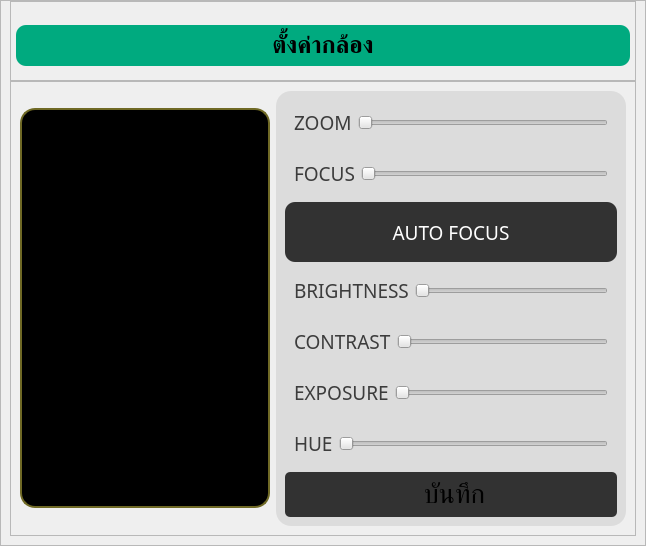
         <widget class="QWidget" name="weighing_settings_page">
          <layout class="QVBoxLayout" name="verticalLayout_11">
           <property name="spacing">
            <number>0</number>
           </property>
           <property name="leftMargin">
            <number>0</number>
           </property>
           <property name="topMargin">
            <number>0</number>
           </property>
           <property name="rightMargin">
            <number>0</number>
           </property>
           <property name="bottomMargin">
            <number>0</number>
           </property>
           <item>
            <widget class="QFrame" name="frame">
             <property name="frameShape">
              <enum>QFrame::Shape::StyledPanel</enum>
             </property>
             <property name="frameShadow">
              <enum>QFrame::Shadow::Raised</enum>
             </property>
             <layout class="QVBoxLayout" name="verticalLayout_37">
              <property name="spacing">
               <number>0</number>
              </property>
              <property name="topMargin">
               <number>0</number>
              </property>
              <item>
               <widget class="QFrame" name="frame_11">
                <property name="minimumSize">
                 <size>
                  <width>0</width>
                  <height>80</height>
                 </size>
                </property>
                <property name="maximumSize">
                 <size>
                  <width>16777215</width>
                  <height>80</height>
                 </size>
                </property>
                <property name="frameShape">
                 <enum>QFrame::Shape::StyledPanel</enum>
                </property>
                <property name="frameShadow">
                 <enum>QFrame::Shadow::Raised</enum>
                </property>
                <layout class="QHBoxLayout" name="horizontalLayout_57">
                 <property name="spacing">
                  <number>10</number>
                 </property>
                 <property name="leftMargin">
                  <number>5</number>
                 </property>
                 <property name="topMargin">
                  <number>10</number>
                 </property>
                 <property name="rightMargin">
                  <number>5</number>
                 </property>
                 <property name="bottomMargin">
                  <number>0</number>
                 </property>
                 <item>
                  <widget class="QPushButton" name="update_settings">
                   <property name="maximumSize">
                    <size>
                     <width>16777215</width>
                     <height>16777215</height>
                    </size>
                   </property>
                   <property name="font">
                    <font>
                     <family>Kanit</family>
                     <pointsize>18</pointsize>
                     <bold>true</bold>
                    </font>
                   </property>
                   <property name="styleSheet">
                    <string notr="true">background-color: rgb(0, 170, 127);
border-radius: 10px;
padding-top: 8px;
padding-bottom: 8px;</string>
                   </property>
                   <property name="text">
                    <string>ตั้งค่ากล้อง</string>
                   </property>
                  </widget>
                 </item>
                </layout>
               </widget>
              </item>
              <item>
               <widget class="QFrame" name="weighingSettings_Frame">
                <property name="styleSheet">
                 <string notr="true">QLabel {
	color: rgb(60, 60, 60);
	border: none;
	margin: 0;
}</string>
                </property>
                <property name="frameShape">
                 <enum>QFrame::Shape::StyledPanel</enum>
                </property>
                <property name="frameShadow">
                 <enum>QFrame::Shadow::Raised</enum>
                </property>
                <layout class="QHBoxLayout" name="horizontalLayout_14">
                 <item>
                  <widget class="QLabel" name="webcam_setting_monitor">
                   <property name="minimumSize">
                    <size>
                     <width>250</width>
                     <height>250</height>
                    </size>
                   </property>
                   <property name="maximumSize">
                    <size>
                     <width>16777215</width>
                     <height>400</height>
                    </size>
                   </property>
                   <property name="styleSheet">
                    <string notr="true">QLabel {
	border: solid;
	border-width: 2px;
	border-color: rgb(111, 105, 37);
	border-radius: 15px;
	padding: 10px;
	background-color: rgb(0, 0, 0);
}
</string>
                   </property>
                   <property name="text">
                    <string/>
                   </property>
                   <property name="pixmap">
                    <pixmap resource="resource.qrc">:/assets/icon/picture_default.png</pixmap>
                   </property>
                   <property name="scaledContents">
                    <bool>true</bool>
                   </property>
                  </widget>
                 </item>
                 <item>
                  <widget class="QWidget" name="detection_widget_2" native="true">
                   <property name="minimumSize">
                    <size>
                     <width>350</width>
                     <height>0</height>
                    </size>
                   </property>
                   <property name="maximumSize">
                    <size>
                     <width>400</width>
                     <height>16777215</height>
                    </size>
                   </property>
                   <property name="styleSheet">
                    <string notr="true">QWidget {
	background-color: rgb(220, 220, 220);
	border-radius: 15px;
}</string>
                   </property>
                   <layout class="QVBoxLayout" name="verticalLayout_10">
                    <item>
                     <widget class="QWidget" name="widget_5" native="true">
                      <layout class="QHBoxLayout" name="horizontalLayout_17">
                       <item>
                        <widget class="QLabel" name="cameraZoomLabel">
                         <property name="font">
                          <font>
                           <family>Kanit</family>
                           <pointsize>14</pointsize>
                          </font>
                         </property>
                         <property name="text">
                          <string>ZOOM</string>
                         </property>
                        </widget>
                       </item>
                       <item>
                        <widget class="QSlider" name="cameraZoom">
                         <property name="minimum">
                          <number>100</number>
                         </property>
                         <property name="maximum">
                          <number>500</number>
                         </property>
                         <property name="orientation">
                          <enum>Qt::Orientation::Horizontal</enum>
                         </property>
                        </widget>
                       </item>
                      </layout>
                     </widget>
                    </item>
                    <item>
                     <widget class="QWidget" name="widget_4" native="true">
                      <layout class="QHBoxLayout" name="horizontalLayout_16">
                       <item>
                        <widget class="QLabel" name="cameraFocusLabel">
                         <property name="font">
                          <font>
                           <family>Kanit</family>
                           <pointsize>14</pointsize>
                          </font>
                         </property>
                         <property name="text">
                          <string>FOCUS</string>
                         </property>
                        </widget>
                       </item>
                       <item>
                        <widget class="QSlider" name="cameraFocus">
                         <property name="minimum">
                          <number>0</number>
                         </property>
                         <property name="maximum">
                          <number>255</number>
                         </property>
                         <property name="orientation">
                          <enum>Qt::Orientation::Horizontal</enum>
                         </property>
                        </widget>
                       </item>
                      </layout>
                     </widget>
                    </item>
                    <item>
                     <widget class="QPushButton" name="cameraAutoFocus">
                      <property name="font">
                       <font>
                        <family>Kanit</family>
                        <pointsize>14</pointsize>
                       </font>
                      </property>
                      <property name="styleSheet">
                       <string notr="true">QPushButton {
	background-color: rgb(50, 50, 50);
	color: white;
	text-align: center;
	height: 30px;
	border: none;
	border-radius: 10px;
	padding: 15px;
}

QPushButton:checked {
	background-color: rgb(100, 100, 100);
	color: rgb(161, 161, 161);
}</string>
                      </property>
                      <property name="text">
                       <string>AUTO FOCUS</string>
                      </property>
                      <property name="checkable">
                       <bool>true</bool>
                      </property>
                      <property name="checked">
                       <bool>false</bool>
                      </property>
                     </widget>
                    </item>
                    <item>
                     <widget class="QWidget" name="widget_7" native="true">
                      <layout class="QHBoxLayout" name="horizontalLayout_19">
                       <item>
                        <widget class="QLabel" name="cameraBrightnessLabel">
                         <property name="font">
                          <font>
                           <family>Kanit</family>
                           <pointsize>14</pointsize>
                          </font>
                         </property>
                         <property name="text">
                          <string>BRIGHTNESS</string>
                         </property>
                        </widget>
                       </item>
                       <item>
                        <widget class="QSlider" name="cameraBrightness">
                         <property name="maximum">
                          <number>255</number>
                         </property>
                         <property name="orientation">
                          <enum>Qt::Orientation::Horizontal</enum>
                         </property>
                        </widget>
                       </item>
                      </layout>
                     </widget>
                    </item>
                    <item>
                     <widget class="QWidget" name="widget_8" native="true">
                      <layout class="QHBoxLayout" name="horizontalLayout_20">
                       <item>
                        <widget class="QLabel" name="cameraContrastLabel">
                         <property name="font">
                          <font>
                           <family>Kanit</family>
                           <pointsize>14</pointsize>
                          </font>
                         </property>
                         <property name="text">
                          <string>CONTRAST</string>
                         </property>
                        </widget>
                       </item>
                       <item>
                        <widget class="QSlider" name="cameraContrast">
                         <property name="maximum">
                          <number>255</number>
                         </property>
                         <property name="orientation">
                          <enum>Qt::Orientation::Horizontal</enum>
                         </property>
                        </widget>
                       </item>
                      </layout>
                     </widget>
                    </item>
                    <item>
                     <widget class="QWidget" name="widget_9" native="true">
                      <layout class="QHBoxLayout" name="horizontalLayout_21">
                       <item>
                        <widget class="QLabel" name="cameraExposureLabel">
                         <property name="font">
                          <font>
                           <family>Kanit</family>
                           <pointsize>14</pointsize>
                          </font>
                         </property>
                         <property name="text">
                          <string>EXPOSURE</string>
                         </property>
                        </widget>
                       </item>
                       <item>
                        <widget class="QSlider" name="cameraExposure">
                         <property name="maximum">
                          <number>255</number>
                         </property>
                         <property name="orientation">
                          <enum>Qt::Orientation::Horizontal</enum>
                         </property>
                        </widget>
                       </item>
                      </layout>
                     </widget>
                    </item>
                    <item>
                     <widget class="QWidget" name="widget_10" native="true">
                      <layout class="QHBoxLayout" name="horizontalLayout_22">
                       <item>
                        <widget class="QLabel" name="cameraHueLabel">
                         <property name="font">
                          <font>
                           <family>Kanit</family>
                           <pointsize>14</pointsize>
                          </font>
                         </property>
                         <property name="text">
                          <string>HUE</string>
                         </property>
                        </widget>
                       </item>
                       <item>
                        <widget class="QSlider" name="cameraHue">
                         <property name="maximum">
                          <number>255</number>
                         </property>
                         <property name="orientation">
                          <enum>Qt::Orientation::Horizontal</enum>
                         </property>
                        </widget>
                       </item>
                      </layout>
                     </widget>
                    </item>
                    <item>
                     <widget class="QPushButton" name="capture_test_2">
                      <property name="minimumSize">
                       <size>
                        <width>0</width>
                        <height>45</height>
                       </size>
                      </property>
                      <property name="font">
                       <font>
                        <family>Kanit</family>
                        <pointsize>20</pointsize>
                        <italic>false</italic>
                        <fontweight>Medium</fontweight>
                       </font>
                      </property>
                      <property name="styleSheet">
                       <string notr="true">QPushButton {
	background-color: rgb(50, 50, 50);
	border-radius: 5px;
}
QPushButton:pressed {
	background-color: rgb(100, 100, 100);
}
</string>
                      </property>
                      <property name="text">
                       <string> บันทึก</string>
                      </property>
                      <property name="icon">
                       <iconset resource="resource.qrc">
                        <normaloff>:/assets/icon/camera.png</normaloff>:/assets/icon/camera.png</iconset>
                      </property>
                      <property name="iconSize">
                       <size>
                        <width>30</width>
                        <height>30</height>
                       </size>
                      </property>
                     </widget>
                    </item>
                   </layout>
                  </widget>
                 </item>
                </layout>
               </widget>
              </item>
             </layout>
            </widget>
           </item>
          </layout>
         </widget>
